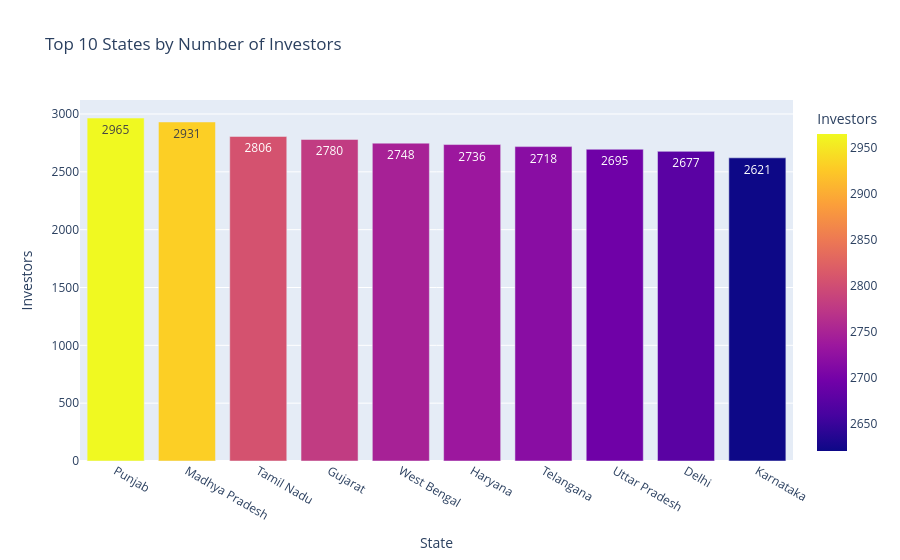

The notebook cell saved with this chart:
### Markdown cell above
## Insight

- SIP transactions account for the largest share of investment activity.
- Lumpsum investments and redemptions occur less frequently than SIPs.
- The dominance of SIPs reflects investors' preference for disciplined and regular investing.
- Redemption transactions indicate periodic withdrawals or profit booking by investors.

### Code cell
import plotly.express as px

state_count = (
    investor["state"]
    .value_counts()
    .head(10)
    .reset_index()
)

state_count.columns = ["State", "Investors"]

fig = px.bar(
    state_count,
    x="State",
    y="Investors",
    color="Investors",
    text="Investors",
    title="Top 10 States by Number of Investors"
)

fig.show()

### Figure 1 — Plotly figure (JSON) as saved in the notebook; plotly's stock layout.template omitted (floating-point values rounded to 4 significant figures)
{"data": [{"hovertemplate": "State=%{x}<br>Investors=%{marker.color}<extra></extra>", "legendgroup": "", "marker": {"color": [2965, 2931, 2806, 2780, 2748, 2736, 2718, 2695, 2677, 2621], "coloraxis": "coloraxis", "pattern": {"shape": ""}}, "name": "", "orientation": "v", "showlegend": false, "text": [2965.0, 2931.0, 2806.0, 2780.0, 2748.0, 2736.0, 2718.0, 2695.0, 2677.0, 2621.0], "textposition": "auto", "type": "bar", "x": ["Punjab", "Madhya Pradesh", "Tamil Nadu", "Gujarat", "West Bengal", "Haryana", "Telangana", "Uttar Pradesh", "Delhi", "Karnataka"], "xaxis": "x", "y": [2965, 2931, 2806, 2780, 2748, 2736, 2718, 2695, 2677, 2621], "yaxis": "y"}], "layout": {"barmode": "relative", "coloraxis": {"colorbar": {"title": {"text": "Investors"}}, "colorscale": [[0, "#0d0887"], [0.1111, "#46039f"], [0.2222, "#7201a8"], [0.3333, "#9c179e"], [0.4444, "#bd3786"], [0.5556, "#d8576b"], [0.6667, "#ed7953"], [0.7778, "#fb9f3a"], [0.8889, "#fdca26"], [1, "#f0f921"]]}, "legend": {"tracegroupgap": 0}, "title": {"text": "Top 10 States by Number of Investors"}, "xaxis": {"anchor": "y", "domain": [0, 1], "title": {"text": "State"}}, "yaxis": {"anchor": "x", "domain": [0, 1], "title": {"text": "Investors"}}}}
